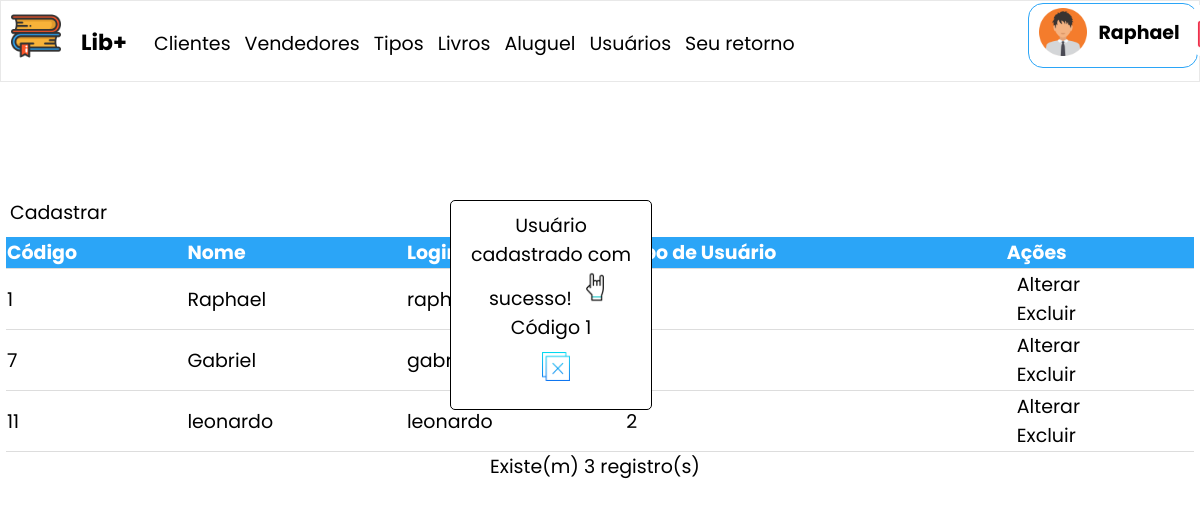
The page /listar_usuarios.php?ok=1&msg=1 (signed in) on the database its author committed.
### tables this page shows
CREATE TABLE `usuario` (
  `id` int(11) NOT NULL,
  `nome` varchar(150) NOT NULL,
  `usuario` varchar(50) NOT NULL,
  `senha` varchar(100) NOT NULL,
  `sexo` varchar(30) NOT NULL,
  `tipo` int(1) NOT NULL
);

### listar_usuarios.php (the view, shortened to what this page needs)
<!DOCTYPE html>
<html lang="pt=br">
	<head>
	</head>
	<body>
		<?php include('menu.php'); ?>
		<?php
			$msg = @$_GET['msg'];
			$ok = @$_GET['ok'];
		?>
		<?php  if($ok) { ?>
			<span class="ok">
				<?php
					if ($ok == 1) {
						echo '<p class="mensagem-cadastro"> Usuário cadastrado com sucesso! <img class="gif" src="imagens/sucesso.gif" alt="gif"> <br> Código '.$msg.' <br> <a href="listar_usuarios.php"><img class="button-fechar" src="imagens/fechar.png"></a></p>';
					} else if($ok == 2) {
						echo '<p class="mensagem-cadastro"> Usuário alterado com sucesso! <img class="gif" src="imagens/sucesso.gif" alt="gif"> <br> Código '.$msg.' <br> <a href="listar_usuarios.php"><img class="button-fechar" src="imagens/fechar.png"></a></p>';
					} else if($ok == 3) {
						echo '<p class="mensagem-cadastro"> Usuário excluído com sucesso! <img class="gif" src="imagens/sucesso.gif" alt="gif"> <br> Código '.$msg.' <br> <a href="listar_usuarios.php"><img class="button-fechar" src="imagens/fechar.png"></a></p>';
					}
				?>
			</span><br><br>
		<?php  } ?>
		<a class="button_cadastrar" href="cadastrar_usuarios.php">Cadastrar</a>
		<table class="tabela">
			<thead class="thead_tabela">
				<tr class="tr_tabela">
					<th>Código</th>
					<th>Nome</th>
					<th>Login</th>
					<th>Tipo de Usuário</th>
					<th>Ações</th>
				</tr>
			</thead>
			<tbody class="tbody_tabela">
			<?php
				$sql = 'SELECT id, nome, usuario, tipo FROM usuario';
				$query = mysqli_query($conexao, $sql);
				while ($item = mysqli_fetch_array($query, MYSQLI_ASSOC)) {
			?>
				<tr>
					<td><?php echo $item['id']; ?></td>
					<td><?php echo $item['nome']; ?></td>
					<td><?php echo $item['usuario']; ?></td>
					<td><?php echo $item['tipo']; ?></td>
					<td>
						<a href="alterar_usuarios.php?id=<?php echo $item['id']; ?>">Alterar</a><br>
						<a href="excluir_usuarios.php?id=<?php echo $item['id']; ?>">Excluir</a>
					</td>
				</tr>
			<?php
				}
			?>
			</tbody>
		</table>
		<p> Existe(m) <?php echo mysqli_num_rows($query); ?> registro(s)</p>
	</body>
</html>

### menu.php (shortened to what this page needs)
<link rel="stylesheet" type="text/css" href="css/style.css" media="screen">
<head>
</head>
<body>
    <header>
        <div class="cabecalho">
             <img class="logo" src="imagens/logo.png" alt="logo">
	    </div>
	    <div class="cabecalho">
		     <h1>  Lib+ </h1>
	    </div>
        <div class="menu">
            <table>
                <thead>
                    <tr>
                        <th><a class="link-menu" href="listar_clientes.php">Clientes</a></th>
                        <th><a class="link-menu" href="listar_vendedores.php">Vendedores</a></th>
                        <th><a class="link-menu" href="listar_tipos.php">Tipos</a></th>
                        <th><a class="link-menu" href="listar_livros.php">Livros</a></th>
                        <th><a class="link-menu" href="listar_aluguel.php">Aluguel</a></th>
                        <th><a class="link-menu" href="listar_usuarios.php">Usuários</a></th>
                        <th><a class="link-menu" href="feedback.php">Seu retorno</a></th>
                    </tr>
                </thead>
            </table>
        </div>
        <div class="user-box">
			<img class="img-box" src="imagens/user.png" alt="user" > <br>
			<p class="nome-box"> <?php echo $_SESSION['usuario']['nome'];?> </p><br>
			<a href="sair.php"><img class="button-box" src="imagens/sair.png"></a>
		</div>
    </header>
</body>
<br><br>

### css/style.css (style rules this page uses)
body { background: white; font-family: 'Poppins', sans-serif; font-style: normal; font-size: 19px; margin: 0px; }
.user-box { position: fixed; right: 0; display: flex; border: 1px #2ba5f7 solid; border-radius: 15px; width: 14%; padding: 0px 0px 10px 0px; margin: 0.2%; }
.img-box { margin: 2% 0% 0% 6%; height: 48px; }
.nome-box { margin: 8% 0% 0% 7%; font-weight: bold; }
.button-box { width: 30px; margin: 50% 0% 0% 20%; }
.logo { height: 50px; }
.cabecalho { float: left; padding: 10px; height: 50px; width: 50px; }
.menu { margin-top: 25px; }
.link-menu { color: black; margin-left: 10px; border-radius: 3px; background-color: white; text-decoration: none; font-weight: normal; }
header { display: flex; background-color: #ffffff; border: 1px #E8E8E8 solid; padding-bottom: 10px; }
h1 { font-size: 22px; }
.tabela { width: 99%; margin-top: 10px; margin-left: 0.5%; padding: 5px; height: 80px; border-collapse: collapse; }
th { text-align: left; }
.tabela thead { background-color: #2ba5f7; color: white; }
.tabela tbody, tr { border-bottom: 1px solid #dddddd; }
p { text-align: center; margin: 0 10px 0px 0px; }
a { color: black; margin-left: 10px; border-radius: 15px; background-color: white; text-decoration: none; font-weight: normal; }
.mensagem-cadastro { background-color: white; position: absolute; width: 15%; top: 50%; left: 50%; margin: -200px 0px 0px -150px; padding: 10px; border-radius: 5px; border: 1px solid black; }
.gif { width: 20%; }
.button-fechar { margin: 10px; width: 16%; }

### rows shown on the page
usuario: id "1", nome "Raphael", usuario "raphael"
usuario: id "7", nome "Gabriel", usuario "gabriel"
usuario: id "11", nome "leonardo", usuario "leonardo", tipo "2"

### other values the page prints
$_SESSION['usuario']['nome'] "Raphael"
$msg "1"
mysqli_num_rows($query) "3"
